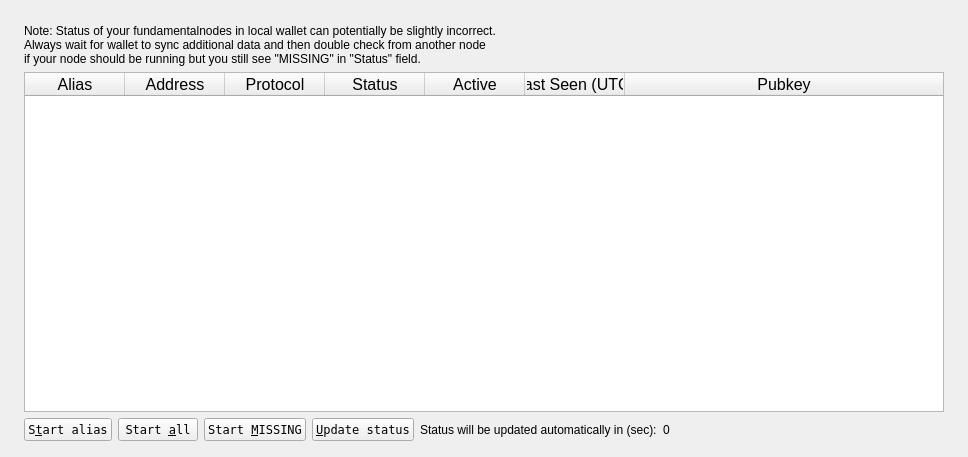
<?xml version="1.0" encoding="UTF-8"?>
<ui version="4.0">
 <class>FundamentalnodeList</class>
 <widget class="QWidget" name="FundamentalnodeList">
  <property name="geometry">
   <rect>
    <x>0</x>
    <y>0</y>
    <width>968</width>
    <height>457</height>
   </rect>
  </property>
  <property name="windowTitle">
   <string>Form</string>
  </property>
  <layout class="QVBoxLayout" name="topLayout" stretch="0">
   <property name="leftMargin">
    <number>9</number>
   </property>
   <property name="topMargin">
    <number>9</number>
   </property>
   <property name="rightMargin">
    <number>9</number>
   </property>
   <property name="bottomMargin">
    <number>9</number>
   </property>
   <item>
    <layout class="QVBoxLayout" name="verticalLayout_Master" stretch="1">
     <property name="spacing">
      <number>0</number>
     </property>
     <item>
      <widget class="QFrame" name="frame_BG">
       <layout class="QVBoxLayout" name="verticalLayout_3">
        <property name="leftMargin">
         <number>6</number>
        </property>
        <property name="topMargin">
         <number>6</number>
        </property>
        <property name="rightMargin">
         <number>6</number>
        </property>
        <property name="bottomMargin">
         <number>6</number>
        </property>
        <item>
         <widget class="QFrame" name="frame_Content">
          <layout class="QVBoxLayout" name="verticalLayout">
           <property name="spacing">
            <number>0</number>
           </property>
           <property name="leftMargin">
            <number>0</number>
           </property>
           <property name="topMargin">
            <number>0</number>
           </property>
           <property name="rightMargin">
            <number>0</number>
           </property>
           <property name="bottomMargin">
            <number>0</number>
           </property>
           <item>
            <layout class="QGridLayout" name="gridLayout_2">
             <property name="spacing">
              <number>2</number>
             </property>
             <item row="0" column="0">
              <widget class="QFrame" name="frameList">
               <layout class="QVBoxLayout" name="verticalLayout_2">
                <property name="bottomMargin">
                 <number>1</number>
                </property>
                <item>
                 <layout class="QHBoxLayout" name="horizontalLayout_note">
                  <property name="bottomMargin">
                   <number>0</number>
                  </property>
                  <item>
                   <widget class="QLabel" name="updateNote">
                    <property name="text">
                     <string>Note: Status of your fundamentalnodes in local wallet can potentially be slightly incorrect.&lt;br /&gt;Always wait for wallet to sync additional data and then double check from another node&lt;br /&gt;if your node should be running but you still see &quot;MISSING&quot; in &quot;Status&quot; field.</string>
                    </property>
                   </widget>
                  </item>
                 </layout>
                </item>
                <item>
                 <widget class="QTableWidget" name="tableWidgetMyFundamentalnodes">
                  <property name="minimumSize">
                   <size>
                    <width>695</width>
                    <height>0</height>
                   </size>
                  </property>
                  <property name="palette">
                   <palette>
                    <active>
                     <colorrole role="Text">
                      <brush brushstyle="SolidPattern">
                       <color alpha="255">
                        <red>51</red>
                        <green>51</green>
                        <blue>51</blue>
                       </color>
                      </brush>
                     </colorrole>
                     <colorrole role="PlaceholderText">
                      <brush brushstyle="NoBrush">
                       <color alpha="128">
                        <red>51</red>
                        <green>51</green>
                        <blue>51</blue>
                       </color>
                      </brush>
                     </colorrole>
                    </active>
                    <inactive>
                     <colorrole role="Text">
                      <brush brushstyle="SolidPattern">
                       <color alpha="255">
                        <red>51</red>
                        <green>51</green>
                        <blue>51</blue>
                       </color>
                      </brush>
                     </colorrole>
                     <colorrole role="PlaceholderText">
                      <brush brushstyle="NoBrush">
                       <color alpha="128">
                        <red>51</red>
                        <green>51</green>
                        <blue>51</blue>
                       </color>
                      </brush>
                     </colorrole>
                    </inactive>
                    <disabled>
                     <colorrole role="Text">
                      <brush brushstyle="SolidPattern">
                       <color alpha="255">
                        <red>85</red>
                        <green>85</green>
                        <blue>85</blue>
                       </color>
                      </brush>
                     </colorrole>
                     <colorrole role="PlaceholderText">
                      <brush brushstyle="NoBrush">
                       <color alpha="128">
                        <red>51</red>
                        <green>51</green>
                        <blue>51</blue>
                       </color>
                      </brush>
                     </colorrole>
                    </disabled>
                   </palette>
                  </property>
                  <property name="font">
                   <font>
                    <pointsize>12</pointsize>
                   </font>
                  </property>
                  <property name="editTriggers">
                   <set>QAbstractItemView::NoEditTriggers</set>
                  </property>
                  <property name="alternatingRowColors">
                   <bool>true</bool>
                  </property>
                  <property name="selectionMode">
                   <enum>QAbstractItemView::SingleSelection</enum>
                  </property>
                  <property name="selectionBehavior">
                   <enum>QAbstractItemView::SelectRows</enum>
                  </property>
                  <property name="showGrid">
                   <bool>false</bool>
                  </property>
                  <property name="sortingEnabled">
                   <bool>true</bool>
                  </property>
                  <attribute name="horizontalHeaderStretchLastSection">
                   <bool>true</bool>
                  </attribute>
                  <column>
                   <property name="text">
                    <string>Alias</string>
                   </property>
                  </column>
                  <column>
                   <property name="text">
                    <string>Address</string>
                   </property>
                  </column>
                  <column>
                   <property name="text">
                    <string>Protocol</string>
                   </property>
                  </column>
                  <column>
                   <property name="text">
                    <string>Status</string>
                   </property>
                  </column>
                  <column>
                   <property name="text">
                    <string>Active</string>
                   </property>
                  </column>
                  <column>
                   <property name="text">
                    <string>Last Seen (UTC)</string>
                   </property>
                  </column>
                  <column>
                   <property name="text">
                    <string>Pubkey</string>
                   </property>
                  </column>
                 </widget>
                </item>
                <item>
                 <layout class="QHBoxLayout" name="horizontalLayout_5">
                  <property name="bottomMargin">
                   <number>0</number>
                  </property>
                  <item>
                   <widget class="QPushButton" name="startButton">
                    <property name="font">
                    <font>
                        <family>Andale Mono</family>
                    </font>
                    </property>
                    <property name="text">
                     <string>S&amp;tart alias</string>
                    </property>
                   </widget>
                  </item>
                  <item>
                   <widget class="QPushButton" name="startAllButton">
                    <property name="font">
                    <font>
                        <family>Andale Mono</family>
                    </font>
                    </property>
                    <property name="text">
                     <string>Start &amp;all</string>
                    </property>
                   </widget>
                  </item>
                  <item>
                   <widget class="QPushButton" name="startMissingButton">
                    <property name="font">
                    <font>
                        <family>Andale Mono</family>
                    </font>
                    </property>
                    <property name="text">
                     <string>Start &amp;MISSING</string>
                    </property>
                   </widget>
                  </item>
                  <item>
                   <widget class="QPushButton" name="UpdateButton">
                    <property name="font">
                    <font>
                        <family>Andale Mono</family>
                    </font>
                    </property>
                    <property name="text">
                     <string>&amp;Update status</string>
                    </property>
                   </widget>
                  </item>
                  <item>
                   <widget class="QLabel" name="autoupdate_label">
                    <property name="text">
                     <string>Status will be updated automatically in (sec):</string>
                    </property>
                   </widget>
                  </item>
                  <item>
                   <widget class="QLabel" name="secondsLabel">
                    <property name="text">
                     <string>0</string>
                    </property>
                   </widget>
                  </item>
                  <item>
                   <spacer name="horizontalSpacer_5">
                    <property name="orientation">
                     <enum>Qt::Horizontal</enum>
                    </property>
                    <property name="sizeHint" stdset="0">
                     <size>
                      <width>40</width>
                      <height>20</height>
                     </size>
                    </property>
                   </spacer>
                  </item>
                 </layout>
                </item>
               </layout>
              </widget>
             </item>
            </layout>
           </item>
          </layout>
         </widget>
        </item>
       </layout>
      </widget>
     </item>
    </layout>
   </item>
  </layout>
 </widget>
 <resources/>
 <connections/>
</ui>
